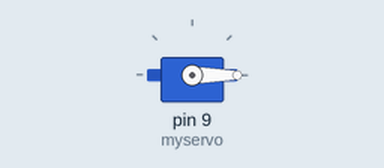
This sketch was run on a simulated Arduino Uno, built with avr-gcc and run on an emulated ATmega328P. On the bench: servo.

Above: at 0.05 s.
At 0.6 s:
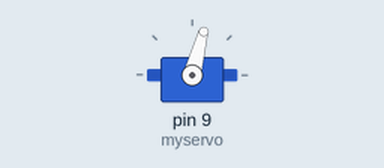
At 1.2 s:
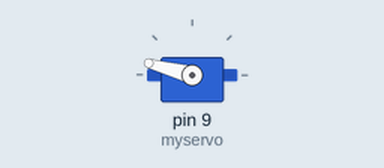
At 2.4 s:
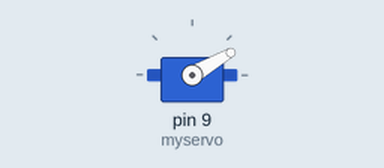
Timing chart, 0 to 6.0 s (numbered marks = the images above):
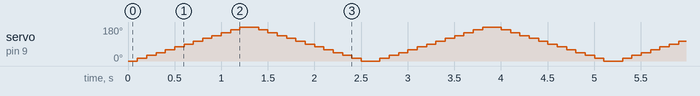

The sketch:

10_Servo_Motor_UNO.ino
```cpp
#include<Servo.h>
Servo myservo;
void setup() {
  myservo.attach(9);
}

void loop() {
  for (int i=0;i<=180;i+=15){
    myservo.write(i);
    delay(100);
  }
  for (int i=180;i>=0;i-=15){
    myservo.write(i);
    delay(100);
  }
}
```
